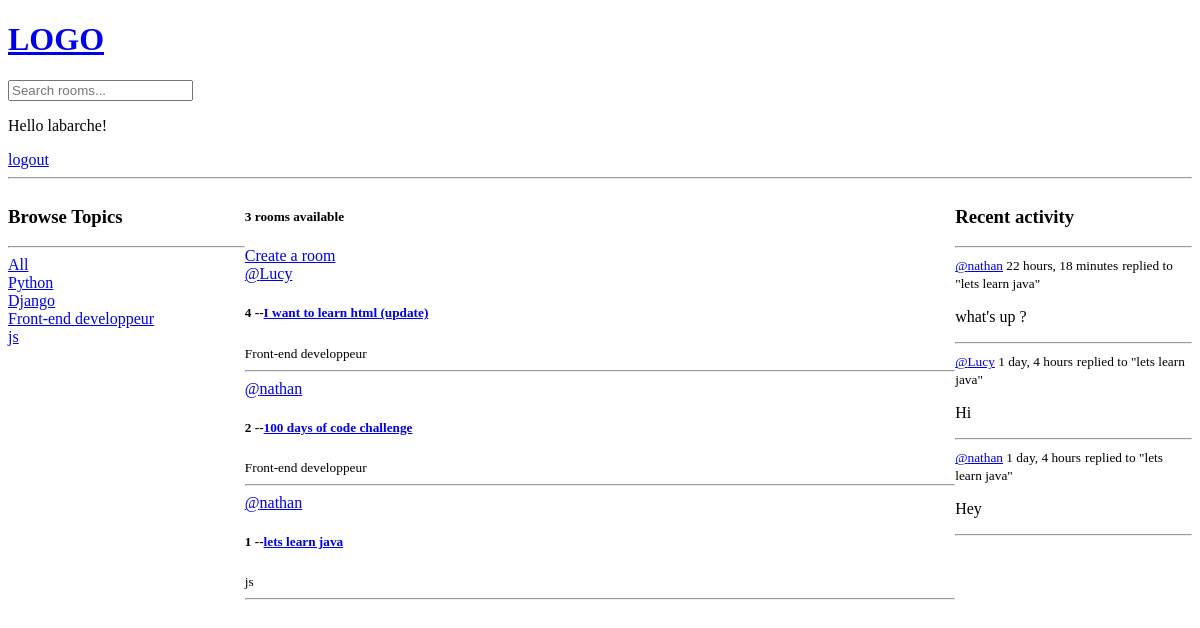
The app's page / (signed in), older data.
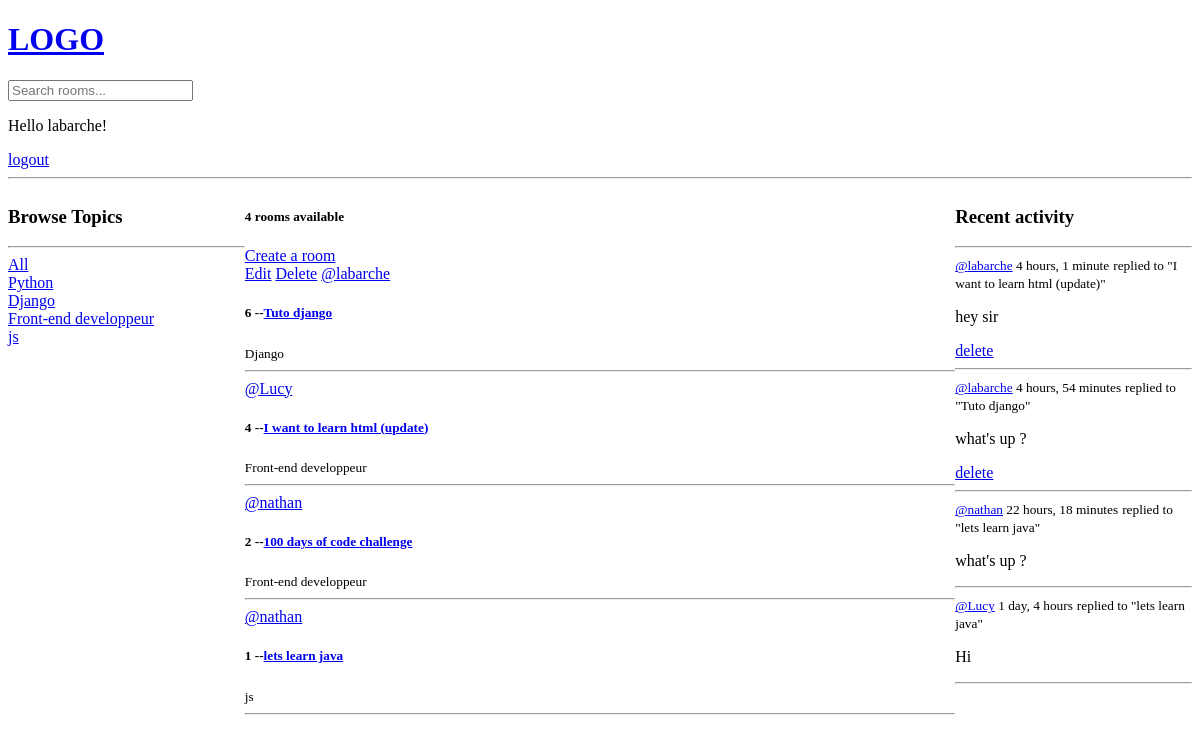
The same page, newer data.
### base/models.py (models this page shows, shortened)
class Topic(models.Model):
    name = models.CharField(max_length=200)

class Room(models.Model):
    host = models.ForeignKey(User, on_delete=models.SET_NULL, null=True)
    topic = models.ForeignKey(Topic, on_delete=models.SET_NULL, null=True)
    name = models.CharField(max_length=200)
    description = models.TextField(blank=True, null=True)
    participants = models.ManyToManyField(User, related_name='participants', blank=True)
    updated = models.DateTimeField(auto_now=True)
    created = models.DateTimeField(auto_now_add=True)
    class Meta :
        ordering = ['-created', '-updated']
    def __str__(self):
        return self.name

class Message(models.Model):
    user = models.ForeignKey(User, on_delete=models.CASCADE)
    room = models.ForeignKey(Room, on_delete=models.CASCADE)
    body = models.TextField()
    updated = models.DateTimeField(auto_now=True)
    created = models.DateTimeField(auto_now_add=True)
    class Meta :
        ordering = ['-created', '-updated']
    def __str__(self):
        return self.body[0:50]

### base/views.py (the view)
# urls.py: path("", views.home, name="home"),
def home(request):
    q = request.GET.get("q") if request.GET.get("q") != None else ""
    rooms = Room.objects.filter(
        Q(topic__name__icontains=q) |
        Q(name__icontains=q) |
        Q(description__icontains=q)
    )
    topics = Topic.objects.all()
    room_count = rooms.count()
    room_messages = Message.objects.filter(Q(room__topic__name__icontains=q) | Q(room__description__icontains=q))
    context = {"rooms": rooms, "topics": topics,
               "room_count": room_count, "room_messages": room_messages}
    return render(request, "base/home.html", context)

### base/templates/base/home.html (shortened to what this page needs)
{% extends 'main.html' %}
{% block content %}
  <div class="home-container">
    <div>
    {% include 'base/topics_component.html'%}
    </div>
    <div>
      <h5>{{ room_count }} rooms available</h5>
      <a href="{% url 'create-room' %}">Create a room</a>
      <div>
        {% include 'base/feed_component.html'%}
      </div>
    </div>
    <div>
      {%include 'base/activity_component.html'%}
    </div>
  </div>
{% endblock %}

### base/templates/base/topics_component.html
<div>
  <h3>Browse Topics</h3>
  <hr />
  <a href="{% url 'home'%}"> All </a>
  {% for topic in topics %}
    <div>
      <a href="{% url 'home' %}?q={{ topic.name }}">{{ topic.name }}</a>
    </div>
  {% endfor %}
</div>

### base/templates/base/feed_component.html
{% for room in rooms %}
          <div>
            {% if request.user == room.host %}
              <a href="{% url 'update-room' room.id %}">Edit</a>
              <a href="{% url 'delete-room' room.id %}">Delete</a>
            {% endif %}
            <a href= "{% url 'user-profile' room.host.id%}">@{{ room.host.username }}</a>
            <h5>{{ room.id }} --<a href="{% url 'room' room.id %}">{{ room.name }}</a></h5>
            <small>{{ room.topic.name }}</small>
            <hr />
          </div>
        {% endfor %}

### base/templates/base/activity_component.html
<h3>Recent activity</h3>
      <hr />
      {% for message in room_messages %}
        <div>
          <small><a href ="{% url 'user-profile' message.user.id %}">@{{ message.user }}</a> {{ message.created|timesince }}</small>
          <small>replied to "{{ message.room }}"</small>
          <p>{{ message }}</p>
          {% if request.user == message.user %}
            <a href="{% url 'delete-message' message.id %}">delete</a>
          {% endif %}
          <hr />
        </div>
      {% endfor %}

Row changes from the older to the newer data that the page shows:
removed Message: user "nathan", created "1 day, 4 hours", room "lets learn java", body "Hey"
added Room: shows "Edit", host.username "labarche", id "6", name "Tuto django", topic.name "Django"
added Message: user "labarche", created "4 hours, 1 minute", room "I want to learn html (update)", body "hey sir", shows "delete"
added Message: user "labarche", created "4 hours, 54 minutes", room "Tuto django", body "what's up ?", shows "delete"
Text that changed along with them:
{{ room_count }}: "3" → "4"
